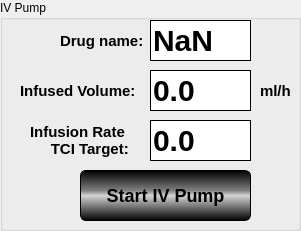
  <widget class="QGroupBox" name="groupBox_5" >
   <property name="geometry" >
    <rect>
     <x>510</x>
     <y>440</y>
     <width>301</width>
     <height>231</height>
    </rect>
   </property>
   <property name="title" >
    <string>IV Pump</string>
   </property>
   <widget class="QLabel" name="label_24" >
    <property name="geometry" >
     <rect>
      <x>-60</x>
      <y>10</y>
      <width>71</width>
      <height>21</height>
     </rect>
    </property>
    <property name="text" >
     <string>Total Flow:</string>
    </property>
   </widget>
   <widget class="QLineEdit" name="editTotalFlow_7" >
    <property name="geometry" >
     <rect>
      <x>150</x>
      <y>20</y>
      <width>101</width>
      <height>41</height>
     </rect>
    </property>
    <property name="styleSheet" >
     <string>QLineEdit
 {
   background-color: white;
   border-style: outset;
   border-width: 1px;  
   border-color: black;
   font: bold 30px;
 }
</string>
    </property>
    <property name="text" >
     <string>NaN</string>
    </property>
   </widget>
   <widget class="QLineEdit" name="editTotalFlow_8" >
    <property name="geometry" >
     <rect>
      <x>150</x>
      <y>70</y>
      <width>101</width>
      <height>41</height>
     </rect>
    </property>
    <property name="styleSheet" >
     <string>QLineEdit
 {
   background-color: white;
   border-style: outset;
   border-width: 1px;  
   border-color: black;
   font: bold 30px;
 }
</string>
    </property>
    <property name="text" >
     <string>0.0</string>
    </property>
   </widget>
   <widget class="QLabel" name="label_15" >
    <property name="geometry" >
     <rect>
      <x>30</x>
      <y>120</y>
      <width>111</width>
      <height>41</height>
     </rect>
    </property>
    <property name="styleSheet" >
     <string>QLabel
 {
   border-width: 1px;  
   border-color: black;
   font: bold 15px;
 }
</string>
    </property>
    <property name="text" >
     <string>Infusion Rate 
     TCI Target:</string>
    </property>
   </widget>
   <widget class="QLabel" name="label_13" >
    <property name="geometry" >
     <rect>
      <x>20</x>
      <y>80</y>
      <width>121</width>
      <height>22</height>
     </rect>
    </property>
    <property name="styleSheet" >
     <string>QLabel
 {
   border-width: 1px;  
   border-color: black;
   font: bold 15px;
 }
</string>
    </property>
    <property name="text" >
     <string>Infused Volume:</string>
    </property>
   </widget>
   <widget class="QLabel" name="label_12" >
    <property name="geometry" >
     <rect>
      <x>60</x>
      <y>30</y>
      <width>94</width>
      <height>22</height>
     </rect>
    </property>
    <property name="styleSheet" >
     <string>QLabel
 {
   border-width: 1px;  
   border-color: black;
   font: bold 15px;
 }
</string>
    </property>
    <property name="text" >
     <string>Drug name:</string>
    </property>
   </widget>
   <widget class="QLabel" name="label_14" >
    <property name="geometry" >
     <rect>
      <x>260</x>
      <y>80</y>
      <width>51</width>
      <height>22</height>
     </rect>
    </property>
    <property name="styleSheet" >
     <string>QLabel
 {
   border-width: 1px;  
   border-color: black;
   font: bold 15px;
 }
</string>
    </property>
    <property name="text" >
     <string>ml/h</string>
    </property>
   </widget>
   <widget class="QLineEdit" name="editTotalFlow_9" >
    <property name="geometry" >
     <rect>
      <x>150</x>
      <y>120</y>
      <width>101</width>
      <height>41</height>
     </rect>
    </property>
    <property name="styleSheet" >
     <string>QLineEdit
 {
   background-color: white;
   border-style: outset;
   border-width: 1px;  
   border-color: black;
   font: bold 30px;
 }
</string>
    </property>
    <property name="text" >
     <string>0.0</string>
    </property>
   </widget>
   <widget class="QPushButton" name="pushButton_7" >
    <property name="geometry" >
     <rect>
      <x>80</x>
      <y>170</y>
      <width>171</width>
      <height>51</height>
     </rect>
    </property>
    <property name="styleSheet" >
     <string>QPushButton 
{
  color: black;

  background-color: qlineargradient(x1:0, y1:0, x2:0, y2:1, stop: 0 black, stop: 0.4 gray, stop: 0.5 lightgray, stop: 1.0 black);
  border: 1px solid black;
  border-radius: 6px;
  font: bold 18px;  
}

QPushButton:hover 
{  
  background-color: qlineargradient(x1:0, y1:0, x2:0, y2:1, stop: 0 black, stop: 0.5 darkgray, stop: 1.0 black);
  border: 1px solid red;
}

QPushButton:pressed 
{
  background-color: qlineargradient(x1:0, y1:0, x2:0, y2:1, stop: 0 black, stop: 0.5 RGB(255, 255, 255), stop: 1.0 black);
}</string>
    </property>
    <property name="text" >
     <string>Start IV Pump</string>
    </property>
   </widget>
  </widget>
